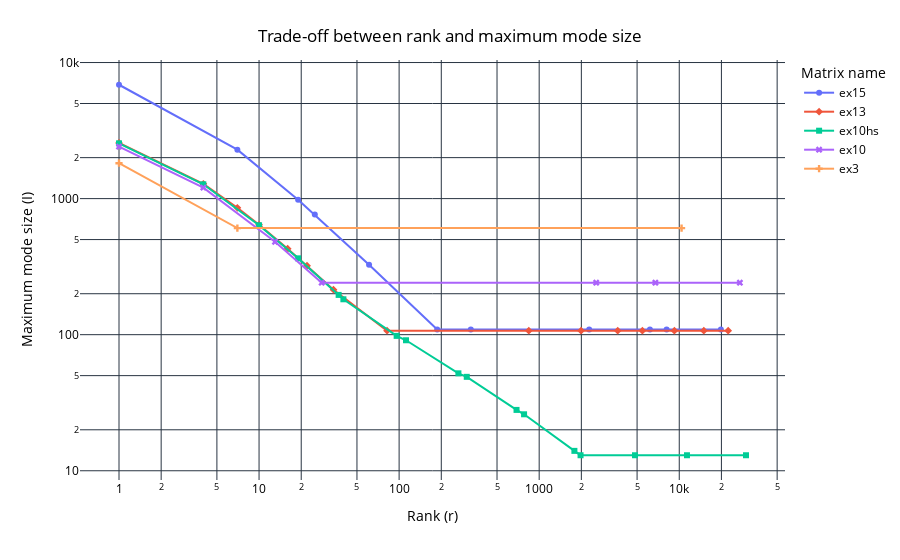

The code cell stored with this chart in its notebook:
### Code cell
# trade-off between rank and max mode size - baseline
fig = px.line(baseline_df, x="rank", y="max_mode_size", color="matrix_name", symbol="matrix_name", log_x=True, log_y=True, color_discrete_map=matrix_color_map,
                 labels={
                     "rank": "Rank (r)",
                     "matrix_name": "Matrix name",
                     "max_mode_size": "Maximum mode size (I)",
                 })
fig.update_layout(
    title={
        'text': "Trade-off between rank and maximum mode size",
        'x':0.5,
        'xanchor': 'center',
        'yanchor': 'top'
    },
    plot_bgcolor='white',   # Plot area background color
    paper_bgcolor='white',  # Entire figure background color
    font=dict(color='black') # Font color
)
fig.show()

fig.write_image("plots/baseline_max_mode_size_vs_rank.pdf")

### Figure 1 — Plotly figure (JSON) as saved in the notebook; plotly's stock layout.template omitted (floating-point values rounded to 4 significant figures)
{"data": [{"hovertemplate": "Matrix name=ex15<br>Rank (r)=%{x}<br>Maximum mode size (I)=%{y}<extra></extra>", "legendgroup": "ex15", "line": {"color": "#636efa", "dash": "solid"}, "marker": {"symbol": "circle"}, "mode": "lines+markers", "name": "ex15", "orientation": "v", "showlegend": true, "x": [19820.0, 8125.0, 6175.0, 2275.0, 325.0, 187.0, 61.0, 25.0, 19.0, 7.0, 1.0], "xaxis": "x", "y": [109.0, 109.0, 109.0, 109.0, 109.0, 109.0, 327.0, 763.0, 981.0, 2289.0, 6867.0], "yaxis": "y", "type": "scatter"}, {"hovertemplate": "Matrix name=ex13<br>Rank (r)=%{x}<br>Maximum mode size (I)=%{y}<extra></extra>", "legendgroup": "ex13", "line": {"color": "#EF553B", "dash": "solid"}, "marker": {"symbol": "diamond"}, "mode": "lines+markers", "name": "ex13", "orientation": "v", "showlegend": true, "x": [22350.0, 14980.0, 9234.0, 5456.0, 3637.0, 1990.0, 843.0, 82.0, 34.0, 22.0, 16.0, 10.0, 7.0, 4.0, 1.0], "xaxis": "x", "y": [107.0, 107.0, 107.0, 107.0, 107.0, 107.0, 107.0, 107.0, 214.0, 321.0, 428.0, 642.0, 856.0, 1284.0, 2568.0], "yaxis": "y", "type": "scatter"}, {"hovertemplate": "Matrix name=ex10hs<br>Rank (r)=%{x}<br>Maximum mode size (I)=%{y}<extra></extra>", "legendgroup": "ex10hs", "line": {"color": "#00cc96", "dash": "solid"}, "marker": {"symbol": "square"}, "mode": "lines+markers", "name": "ex10hs", "orientation": "v", "showlegend": true, "x": [29960.0, 11350.0, 4830.0, 1974.0, 1784.0, 780.0, 689.0, 304.0, 265.0, 112.0, 96.0, 40.0, 37.0, 19.0, 10.0, 4.0, 1.0], "xaxis": "x", "y": [13.0, 13.0, 13.0, 13.0, 14.0, 26.0, 28.0, 49.0, 52.0, 91.0, 98.0, 182.0, 196.0, 364.0, 637.0, 1274.0, 2548.0], "yaxis": "y", "type": "scatter"}, {"hovertemplate": "Matrix name=ex10<br>Rank (r)=%{x}<br>Maximum mode size (I)=%{y}<extra></extra>", "legendgroup": "ex10", "line": {"color": "#ab63fa", "dash": "solid"}, "marker": {"symbol": "x"}, "mode": "lines+markers", "name": "ex10", "orientation": "v", "showlegend": true, "x": [27100.0, 6754.0, 2553.0, 28.0, 13.0, 4.0, 1.0], "xaxis": "x", "y": [241.0, 241.0, 241.0, 241.0, 482.0, 1205.0, 2410.0], "yaxis": "y", "type": "scatter"}, {"hovertemplate": "Matrix name=ex3<br>Rank (r)=%{x}<br>Maximum mode size (I)=%{y}<extra></extra>", "legendgroup": "ex3", "line": {"color": "#FFA15A", "dash": "solid"}, "marker": {"symbol": "cross"}, "mode": "lines+markers", "name": "ex3", "orientation": "v", "showlegend": true, "x": [10390.0, 7.0, 1.0], "xaxis": "x", "y": [607.0, 607.0, 1821.0], "yaxis": "y", "type": "scatter"}], "layout": {"xaxis": {"anchor": "y", "domain": [0.0, 1.0], "title": {"text": "Rank (r)"}, "type": "log"}, "yaxis": {"anchor": "x", "domain": [0.0, 1.0], "title": {"text": "Maximum mode size (I)"}, "type": "log"}, "legend": {"title": {"text": "Matrix name"}, "tracegroupgap": 0}, "margin": {"t": 60}, "title": {"text": "Trade-off between rank and maximum mode size", "x": 0.5, "xanchor": "center", "yanchor": "top"}, "font": {"color": "black"}, "plot_bgcolor": "white", "paper_bgcolor": "white"}}
